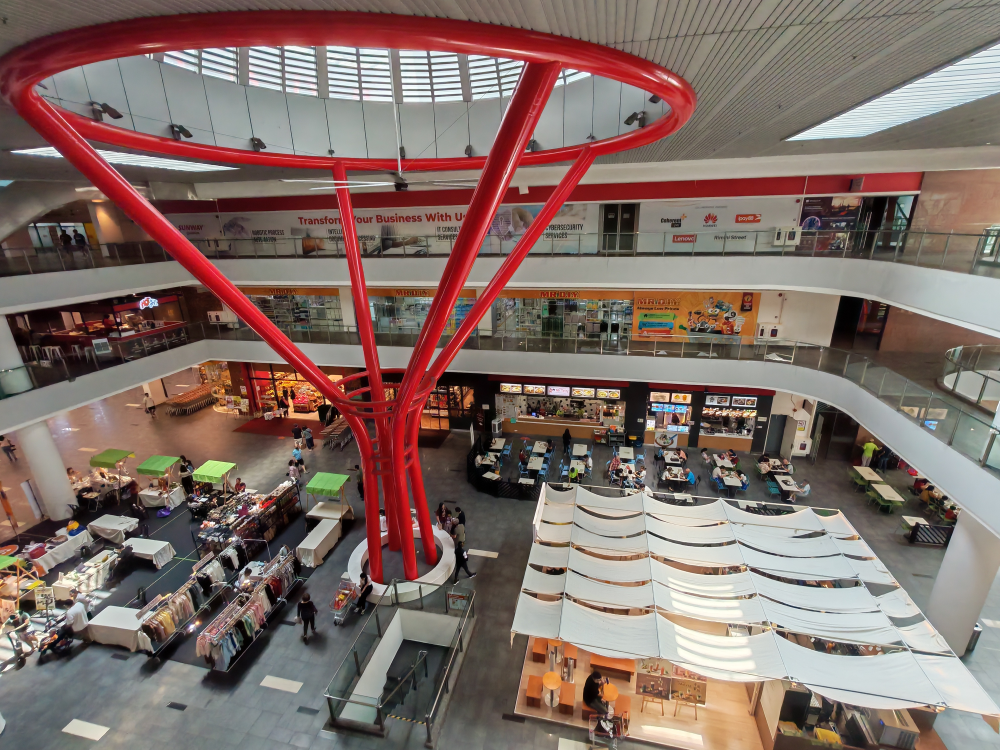
#> input picture server/test.jpg, 4000 x 3000 px (shown at 1/4 size)
$ python main.py server/test.jpg
#> lines starting #> are read from the running program, lines starting #| are printed output that depends on the picture
### thermal_printer/image_processor.py
import logging

from PIL import Image, ImageFilter, ImageEnhance

from thermal_printer.protocol import GRAY_LEVELS

logger = logging.getLogger(__name__)


def dither_gray_pixels(gray_pixels, width, height):
    buf = list(gray_pixels)
    step_in = 256 // GRAY_LEVELS
    step_out = 256 // (GRAY_LEVELS - 1)

    for y in range(height):
        has_below = y < height - 1
        for x in range(width):
            has_left = x > 0
            has_right = x < width - 1
            idx = y * width + x
            old_val = buf[idx]
            new_val = (old_val // step_in) * step_out
            buf[idx] = new_val
            error = old_val - new_val
            if has_right:
                buf[idx + 1] += (error * 7) // 16
            if has_left and has_below:
                buf[(y + 1) * width + (x - 1)] += (error * 3) // 16
            if has_below:
                buf[(y + 1) * width + x] += (error * 5) // 16
            if has_right and has_below:
                buf[(y + 1) * width + (x + 1)] += error // 16

    return buf


def gray_to_nibbles(gray_pixels, width, height):
    step_in = 256 // GRAY_LEVELS
    half_width = width // 2

    padding_rows = 16
    total_bytes = (height + padding_rows) * half_width
    if total_bytes % 4 != 0:
        total_bytes += total_bytes % 4
    result = bytearray(total_bytes)

    out_idx = padding_rows * half_width
    nibble_buf = []
    for val in gray_pixels:
        level_idx = val // step_in
        if level_idx >= GRAY_LEVELS:
            level_idx = GRAY_LEVELS - 1
        nibble = GRAY_LEVELS - 1 - level_idx
        nibble = max(0, min(15, nibble))
        nibble_buf.append(nibble)
        if len(nibble_buf) == 2:
            if out_idx < len(result):
                result[out_idx] = (nibble_buf[1] << 4) | nibble_buf[0]
                out_idx += 1
            nibble_buf = []

    return bytes(result)


def process_image(
    image_path,
    printer_width,
    contrast,
    gamma,
    rotate=0,
    threshold_scale=0.46,
    sharpness=1.1,
    low_threshold=0.2,
    high_threshold=0.2,
    low_value=110,
    high_value=150,
    gray_scale=1.0,
):
#> called with image_path = 'server/test.jpg', printer_width = 384, contrast = 1, gamma = 1, rotate = 0, threshold_scale = 0.46, sharpness = 1.1, low_threshold = 0.2
    img = Image.open(image_path)
#> img is the input picture: PIL image 4000x3000 RGB; mean R, G, B 129.5, 109.9, 103.3

    if img.mode == "RGBA":
        background = Image.new("RGB", img.size, (255, 255, 255))
        background.paste(img, mask=img.split()[3])
        img = background
    elif img.mode != "RGB":
        img = img.convert("RGB")

    if rotate != 0:
        img = img.rotate(rotate, expand=True)

    orig_width, orig_height = img.size
#> orig_width = 4000; orig_height = 3000
    new_height = int(orig_height * (printer_width / orig_width))
#> new_height = 288
    img = img.resize((printer_width, new_height), Image.LANCZOS)
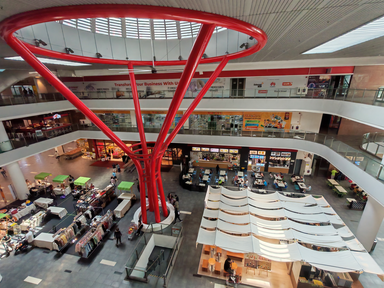
#> img: PIL image 384x288 RGB; mean R, G, B 129.5, 109.9, 103.3

    if sharpness > 0:
        img = img.filter(
            ImageFilter.UnsharpMask(radius=2, percent=int(sharpness * 100), threshold=0)
        )
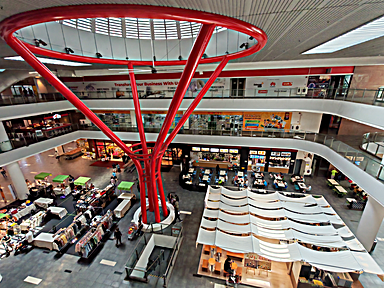
#> img: PIL image 384x288 RGB; mean R, G, B 129.7, 110.9, 104.1

    gray = img.convert("L")
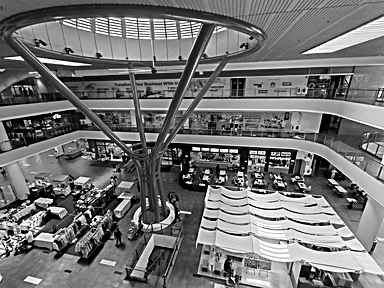
#> gray: PIL image 384x288 L; min 0, max 255, mean 115.7
    pixels = list(gray.getdata())
#> pixels = 110592 items

    width, height = gray.size
#> width = 384; height = 288
    total = len(pixels)
#> total = 110592

    histogram = [0] * 256
    for p in pixels:
        histogram[p] += 1
#> this loop made 110592 passes
#> p on passes 1 to 3: 92, 98, 101
#> after the loop, histogram = 256 values, max 4435 at index 0, min 126 at index 242, mean 432

    low_cumulative_target = int(total * low_threshold)
#> low_cumulative_target = 22118
    high_cumulative_target = int(total * high_threshold)
#> high_cumulative_target = 22118

    cumulative = 0
    low_percentile = 0
    for i in range(256):
        cumulative += histogram[i]
        if cumulative > low_cumulative_target:
            low_percentile = i
            break
#> this loop made 51 passes
#> cumulative on passes 1 to 12: 4435, 4970, 5284, 5581, 5863, 6108, 6364, 6617, 6863, 7124, 7379, 7662
#> after the loop, cumulative = 22474

    cumulative = 0
    high_percentile = 255
    for i in range(255, -1, -1):
        cumulative += histogram[i]
        if cumulative > high_cumulative_target:
            high_percentile = i
            break
#> this loop made 80 passes
#> cumulative on passes 1 to 12: 2139, 2480, 2727, 2920, 3134, 3293, 3422, 3563, 3706, 3844, 3992, 4128
#> after the loop, cumulative = 22252

    if low_percentile > low_value:
        low_percentile = low_value
    if high_percentile < high_value:
        high_percentile = high_value

    scale = threshold_scale
    low_mapped = low_percentile * scale
    high_mapped = high_percentile + (255 - high_percentile) * (1.0 - scale)
    mid_range = high_mapped - low_mapped
    mid_denom = (
        high_percentile - low_percentile if high_percentile != low_percentile else 1
    )

    for i in range(total):
        p = pixels[i]
        if p <= low_percentile:
            out = p * scale
        elif p >= high_percentile:
            out = p + (255 - p) * (1.0 - scale)
        else:
            ratio = (p - low_percentile) / mid_denom
            out = ratio * mid_range + low_mapped
        out = int(out * gray_scale)
        pixels[i] = max(0, min(255, out))
#> this loop made 110592 passes
#> out on passes 1 to 12: 88, 97, 102, 91, 88, 95, 103, 103, 100, 85, 86, 94

    if contrast != 1.0:
        pixels = [max(0, min(255, int((p - 128) * contrast + 128))) for p in pixels]
    if gamma != 1.0:
        inv_gamma = 1.0 / gamma
        pixels = [min(255, int(255.0 * ((p / 255.0) ** inv_gamma))) for p in pixels]

    pixels = [255 if p > 250 else (0 if p < 5 else p) for p in pixels]

    dithered = dither_gray_pixels(pixels, width, height)
#> in dither_gray_pixels, `buf = list(gray_pixels)`: buf = 110592 items
#> dithered = 110592 items
    nibble_data = gray_to_nibbles(dithered, width, height)
#> the loop in gray_to_nibbles, `for val in gray_pixels:` made 110592 passes
#> (val, nibble) on passes 1 to 12: (85, 10), (102, 9), (102, 9), (85, 10), (85, 10), (102, 9), (102, 9), (102, 9), (102, 9), (85, 10), (85, 10), (85, 10)
#> val on passes 45 to 50: 102, 102, 85, 85, 85, 102

    logger.info(
        "Image processed: %dx%d, low=%d high=%d, nibble data: %d bytes",
        width, height, low_percentile, high_percentile, len(nibble_data),
    )
    return nibble_data, width, height, dithered

### thermal_printer/device.py
import asyncio
import logging

from bleak import BleakScanner, BleakClient

from thermal_printer.protocol import (
    WRITE_UUID,
    set_quality,
    set_energy,
    set_print_mode_gray16,
    feed_paper_speed,
    feed_paper,
    get_dev_state,
    build_gray_scan_packet,
)

logger = logging.getLogger(__name__)


class PrinterDevice:
    def __init__(self, name_filter):
        self.name_filter = name_filter
        self.address = None
        self._client = None
        self.mtu_size = 23

    async def discover(self):
        logger.info("Scanning for BLE device: %s", self.name_filter)
        devices = await BleakScanner.discover()
        for d in devices:
            if d.name and self.name_filter in d.name:
                self.address = d.address
                logger.info("Found BLE device: %s", d.name)
                return
        logger.warning("BLE device not found: %s", self.name_filter)

    async def connect(self):
        if not self.address:
            raise RuntimeError("No device address. Call discover() first.")
        self._client = BleakClient(self.address)
        await self._client.connect()
        logger.info("Connected to BLE device (MTU: %d)", self._client.mtu_size)
        self.mtu_size = self._client.mtu_size

    async def send(self, data):
        for i in range(0, len(data), self.mtu_size - 3):
            chunk = data[i : i + self.mtu_size - 3]
            await self._client.write_gatt_char(WRITE_UUID, chunk, response=False)
            await asyncio.sleep(0.01)
        await asyncio.sleep(0.02)

    async def print_data(
        self,
        nibble_data,
        width,
        quality,
        speed,
        energy,
        chunk_rows,
        chunk_delay,
        feed,
    ):
        half_width = width // 2
        chunk_size = half_width * chunk_rows

        chunks = []
        offset = 0
        while offset < len(nibble_data):
            end = min(offset + chunk_size, len(nibble_data))
            chunks.append(nibble_data[offset:end])
            offset = end

        logger.info(
            "Sending %d chunks (quality=0x%02X speed=0x%02X)", len(chunks), quality, speed
        )

        await self.send(set_quality(quality))
        await asyncio.sleep(0.1)

        if energy > 0:
            await self.send(set_energy(energy))
            await asyncio.sleep(0.1)

        await self.send(set_print_mode_gray16())
        await asyncio.sleep(0.1)

        await self.send(feed_paper_speed(speed))
        await asyncio.sleep(0.2)

        for i, chunk in enumerate(chunks):
            pkt = build_gray_scan_packet(chunk)
            await self.send(pkt)
            await self.send(feed_paper_speed(speed))
            await asyncio.sleep(chunk_delay)
            logger.debug(
                "Chunk %d/%d (%d bytes)", i + 1, len(chunks), len(chunk)
            )

        await asyncio.sleep(1.0)
        await self.send(feed_paper(feed))
        await asyncio.sleep(0.3)
        await self.send(get_dev_state())
        await asyncio.sleep(0.1)

        logger.info("Print job completed")

    async def close(self):
        if self._client:
            await self._client.disconnect()
            self._client = None

### main.py
import argparse
import asyncio

from thermal_printer.image_processor import process_image
from thermal_printer.simulator import simulate_print
from thermal_printer.device import PrinterDevice


async def main():
    parser = argparse.ArgumentParser(
        description="Print an image to a Bluetooth thermal printer (grayscale mode)"
    )
    parser.add_argument("image", help="path to the image file")
    parser.add_argument(
        "--device",
        default="X5h-10B5",
        help="BLE device name to search for (default: X5h-10B5)",
    )
    parser.add_argument(
        "--width", type=int, default=384, help="printer width in pixels (default: 384)"
    )
    parser.add_argument(
        "--quality",
        type=lambda x: int(x, 0),
        default=0x32,
        help="print quality 0x31-0x35 (default: 0x32)",
    )
    parser.add_argument(
        "--speed",
        type=lambda x: int(x, 0),
        default=0x10,
        help="feed speed, smaller=faster (default: 0x10)",
    )
    parser.add_argument(
        "--energy",
        type=lambda x: int(x, 0),
        default=0,
        help="thermal energy 0x0000-0xFFFF, 0=auto (default: 0)",
    )
    parser.add_argument(
        "--contrast", type=float, default=1.0, help="contrast multiplier (default: 1.0)"
    )
    parser.add_argument(
        "--gamma",
        type=float,
        default=1.0,
        help="gamma correction, higher=brighter (default: 1.0)",
    )
    parser.add_argument(
        "--chunk-rows", type=int, default=10, help="rows per data chunk (default: 10)"
    )
    parser.add_argument(
        "--chunk-delay",
        type=float,
        default=0.2,
        help="delay in seconds between chunks (default: 0.2)",
    )
    parser.add_argument(
        "--feed",
        type=int,
        default=200,
        help="paper feed pixels after print (default: 200)",
    )
    parser.add_argument(
        "--rotate",
        type=int,
        default=0,
        choices=[0, 90, 180, 270],
        help="rotate image (default: 0)",
    )
    parser.add_argument(
        "--preview",
        nargs="?",
        const="preview.png",
        default=None,
        help="simulate print and save as image (default: preview.png)",
    )
    args = parser.parse_args()

    print(f"\U0001f4f7 processing: {args.image}")
    nibble_data, width, height, dithered = process_image(
        args.image, args.width, args.contrast, args.gamma, args.rotate
    )

    if args.preview:
        simulate_print(dithered, width, height, args.preview)
        return

    device = PrinterDevice(args.device)
    await device.discover()
    if not device.address:
        return
    await device.connect()
    try:
        await device.print_data(
            nibble_data=nibble_data,
            width=width,
            quality=args.quality,
            speed=args.speed,
            energy=args.energy,
            chunk_rows=args.chunk_rows,
            chunk_delay=args.chunk_delay,
            feed=args.feed,
        )
    finally:
        await device.close()


if __name__ == "__main__":
    asyncio.run(main())
#> (the call stopped at `async def main(): parser = argparse.ArgumentParser( description="Print..`: bleak is not available in this run)
